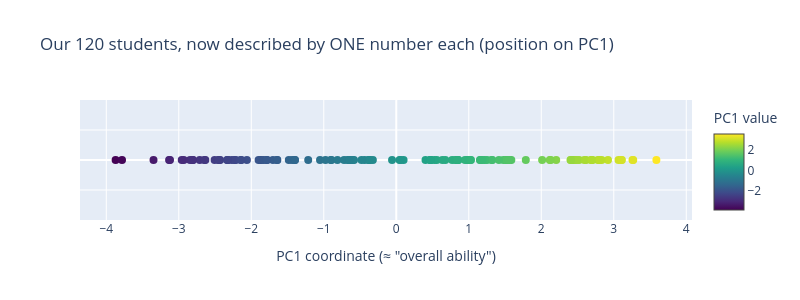

Here is the notebook cell this chart was saved with:
### Markdown cell above
**The whole point of PCA in one picture.** Both sides flatten 2D down to 1D. But:
- Left (PC1): the shadows stay spread out → points that were different *stay* different → we kept the information.
- Right (x-axis): the shadows bunch together → points that were different now overlap → we lost information.

"Maximize variance" literally means "keep the shadows as spread out as possible." That number under each title — the variance of the shadows — is exactly the eigenvalue. PC1 wins because its shadow variance is the highest possible.

## Step 4: The 1D result — what we actually hand to the next algorithm

### Code cell
# The projected data is just those shadow positions — now 1D numbers
fig = go.Figure()
fig.add_trace(go.Scatter(
    x=coords_pc1, y=np.zeros(n), mode='markers',
    marker=dict(size=8, color=coords_pc1, colorscale='Viridis',
                showscale=True, colorbar=dict(title='PC1 value')),
    name='students on the PC1 number line'
))
fig.update_layout(
    title='Our 120 students, now described by ONE number each (position on PC1)',
    xaxis_title='PC1 coordinate (≈ "overall ability")',
    yaxis=dict(showticklabels=False, range=[-1, 1]),
    width=800, height=300
)
fig.show()

print("We went from 2 numbers per student to 1 number, keeping",
      f"{100*eigvals[0]/eigvals.sum():.1f}% of the information.")
print("\nFirst 5 students' single PC1 coordinate:", coords_pc1[:5].round(2))

### Figure 1 — Plotly figure (JSON) as saved in the notebook; plotly's stock layout.template omitted (floating-point values rounded to 4 significant figures)
{"data": [{"marker": {"color": [0.8145, -3.134, -1.482, -0.3788, 2.206, 2.129, 2.92, -2.506, -0.6731, -1.052, 3.102, -2.711, -2.213, 1.478, 1.315, 2.118, 1.217, -0.3747, 1.154, 1.251, -0.9015, 1.509, 0.9827, 0.5583, 0.5239, -1.641, 1.587, -0.6333, -0.8965, 3.268, -1.437, 2.451, 2.782, -3.872, -2.805, -1.875, 0.8563, 2.691, -0.5829, 0.1007, 2.443, -0.4346, 3.588, -3.349, 1.568, -0.9763, 0.7705, 0.06094, -0.3628, 1.526, -2.144, -1.862, -3.121, -2.845, -0.6022, -2.232, 2.521, 1.787, 2.595, 1.163, 0.6767, 1.325, -2.268, 1.021, 0.6355, -0.4801, 2.707, -2.322, 3.066, -3.783, -2.634, 2.403, 2.486, -2.06, -1.782, -2.445, -1.899, 3.112, 1.185, 2.832, -2.43, -1.215, 0.8514, 2.62, 0.99, 0.4705, -1.701, -2.138, -2.807, 0.4694, 2.692, -1.829, -1.786, -0.812, -2.325, 0.04497, -0.05839, 0.9479, 3.259, 2.012, 2.804, -0.7202, 0.8413, -0.3231, -2.648, 1.555, 0.4034, -1.398, 1.55, 2.411, 1.031, 1.416, -2.334, -1.644, -1.397, -2.932, -2.45, 0.4745, -2.959, -0.6483], "colorbar": {"title": {"text": "PC1 value"}}, "colorscale": [[0, "#440154"], [0.1111, "#482878"], [0.2222, "#3e4989"], [0.3333, "#31688e"], [0.4444, "#26828e"], [0.5556, "#1f9e89"], [0.6667, "#35b779"], [0.7778, "#6ece58"], [0.8889, "#b5de2b"], [1, "#fde725"]], "showscale": true, "size": 8}, "mode": "markers", "name": "students on the PC1 number line", "type": "scatter", "x": [0.8145, -3.134, -1.482, -0.3788, 2.206, 2.129, 2.92, -2.506, -0.6731, -1.052, 3.102, -2.711, -2.213, 1.478, 1.315, 2.118, 1.217, -0.3747, 1.154, 1.251, -0.9015, 1.509, 0.9827, 0.5583, 0.5239, -1.641, 1.587, -0.6333, -0.8965, 3.268, -1.437, 2.451, 2.782, -3.872, -2.805, -1.875, 0.8563, 2.691, -0.5829, 0.1007, 2.443, -0.4346, 3.588, -3.349, 1.568, -0.9763, 0.7705, 0.06094, -0.3628, 1.526, -2.144, -1.862, -3.121, -2.845, -0.6022, -2.232, 2.521, 1.787, 2.595, 1.163, 0.6767, 1.325, -2.268, 1.021, 0.6355, -0.4801, 2.707, -2.322, 3.066, -3.783, -2.634, 2.403, 2.486, -2.06, -1.782, -2.445, -1.899, 3.112, 1.185, 2.832, -2.43, -1.215, 0.8514, 2.62, 0.99, 0.4705, -1.701, -2.138, -2.807, 0.4694, 2.692, -1.829, -1.786, -0.812, -2.325, 0.04497, -0.05839, 0.9479, 3.259, 2.012, 2.804, -0.7202, 0.8413, -0.3231, -2.648, 1.555, 0.4034, -1.398, 1.55, 2.411, 1.031, 1.416, -2.334, -1.644, -1.397, -2.932, -2.45, 0.4745, -2.959, -0.6483], "y": [0.0, 0.0, 0.0, 0.0, 0.0, 0.0, 0.0, 0.0, 0.0, 0.0, 0.0, 0.0, 0.0, 0.0, 0.0, 0.0, 0.0, 0.0, 0.0, 0.0, 0.0, 0.0, 0.0, 0.0, 0.0, 0.0, 0.0, 0.0, 0.0, 0.0, 0.0, 0.0, 0.0, 0.0, 0.0, 0.0, 0.0, 0.0, 0.0, 0.0, 0.0, 0.0, 0.0, 0.0, 0.0, 0.0, 0.0, 0.0, 0.0, 0.0, 0.0, 0.0, 0.0, 0.0, 0.0, 0.0, 0.0, 0.0, 0.0, 0.0, 0.0, 0.0, 0.0, 0.0, 0.0, 0.0, 0.0, 0.0, 0.0, 0.0, 0.0, 0.0, 0.0, 0.0, 0.0, 0.0, 0.0, 0.0, 0.0, 0.0, 0.0, 0.0, 0.0, 0.0, 0.0, 0.0, 0.0, 0.0, 0.0, 0.0, 0.0, 0.0, 0.0, 0.0, 0.0, 0.0, 0.0, 0.0, 0.0, 0.0, 0.0, 0.0, 0.0, 0.0, 0.0, 0.0, 0.0, 0.0, 0.0, 0.0, 0.0, 0.0, 0.0, 0.0, 0.0, 0.0, 0.0, 0.0, 0.0, 0.0]}], "layout": {"height": 300, "title": {"text": "Our 120 students, now described by ONE number each (position on PC1)"}, "width": 800, "xaxis": {"title": {"text": "PC1 coordinate (≈ \"overall ability\")"}}, "yaxis": {"range": [-1, 1], "showticklabels": false}}}
